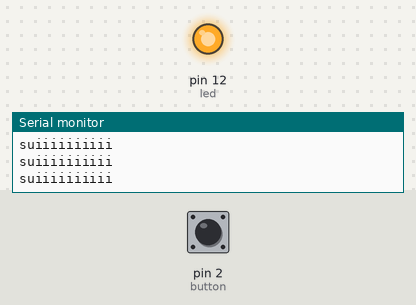
Bench run of a sketch on a simulated Arduino Uno, built with avr-gcc and run on an emulated ATmega328P. Parts: output pins drawn as LEDs (lit = HIGH), the last lines printed to the serial monitor. The test bench sets the inputs (shaded band); at power-on: pin 2 (button) HIGH.

Above: at 1.2 s.
1.3 s: pin 2 (button) pulled LOW for 0.15 s
At 1.4 s:
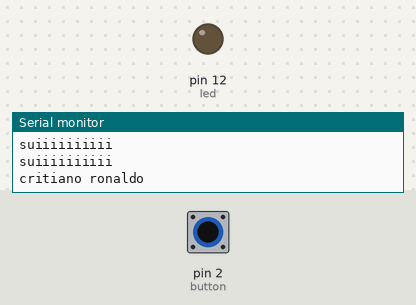
3.0 s: pin 2 (button) pulled LOW for 3.2 s
At 7.4 s:
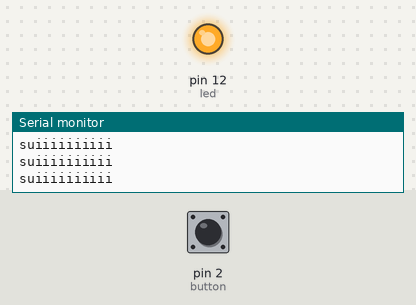
Timing chart, 0 to 8.9 s (numbered marks = the images above; inputs shaded):
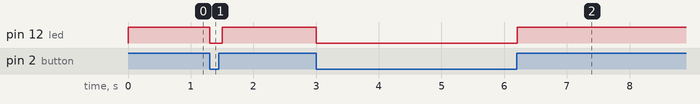

Measured:
- after the input at 1.3 s, pin 12 (led): HIGH → LOW at once, → HIGH 0.20 s later
- after the input at 3.0 s, pin 12 (led): HIGH → LOW at once, → HIGH 3.2 s later

The sketch:

push_button_light1.ino
```cpp
#define button 2
#define led 12
void setup() {
  Serial.begin(9600);
  pinMode(button, INPUT);
  pinMode(led, OUTPUT);
}
void loop() {
  if(digitalRead(button) == LOW) {
    Serial.println("critiano ronaldo");
    digitalWrite(led, LOW);

  }
  else{
    Serial.println("suiiiiiiiiii");
    digitalWrite(led, HIGH);
  }
  delay(100);
}
```
